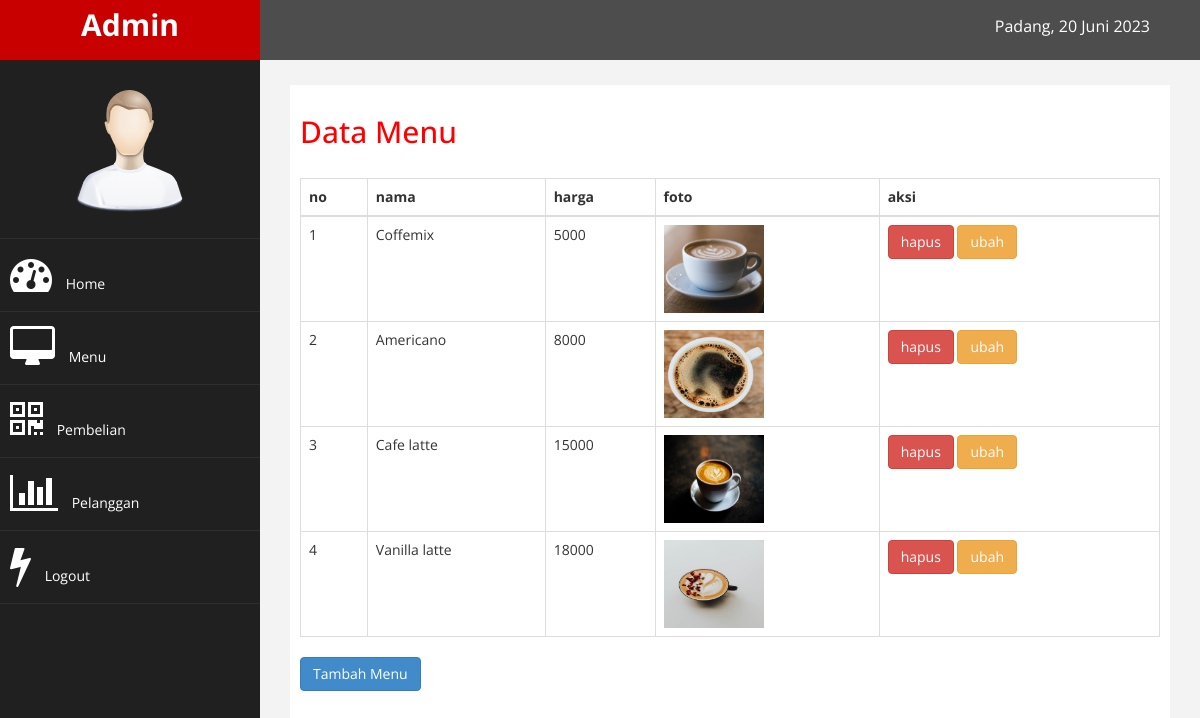
/admin/index.php?halaman=menu (signed in), run on the app's committed database.
### tables this page shows
CREATE TABLE `menu` (
  `id_menu` int(11) NOT NULL,
  `nama_menu` varchar(100) NOT NULL,
  `harga_menu` int(11) NOT NULL,
  `deskripsi_menu` text NOT NULL,
  `gambar` varchar(100) NOT NULL
);

### admin/menu.php (the view)
<h2>Data Menu</h2> <br>
<table class="table table-bordered">
    <thead>
        <tr>
            <th>no</th>
            <th>nama</th>
            <th>harga</th>
            <th>foto</th>
            <th>aksi</th>
        </tr>
    </thead>
    <tbody>
        <?php $nomor=1; ?>
        <?php $ambil=$koneksi->query("SELECT * FROM menu"); ?>
        <?php while($pecah = $ambil->fetch_assoc()){ ?>
        <tr>
            <td><?php echo $nomor; ?></td>
            <td><?php echo $pecah['nama_menu']; ?></td>
            <td><?php echo $pecah['harga_menu']; ?></td>
            <td>
                <img src="../../img/<?php echo $pecah['gambar']; ?>" width="100">
            </td>
            <td>
                <a href="index.php?halaman=hapusmenu&id=<?php echo $pecah['id_menu']; ?>" class="btn-danger btn">hapus</a>
                <a href="index.php?halaman=ubahmenu&id=<?php echo $pecah['id_menu']; ?>" class="btn btn-warning">ubah</a>
            </td>
        </tr>
        <?php $nomor++; ?>
        <?php } ?>
    </tbody>
</table>
<a href="index.php?halaman=tambahmenu" class="btn btn-primary" >Tambah Menu</a>

### admin/index.php (shortened to what this page needs)
<?php
$koneksi = new mysqli("localhost","root","","ujungpandang");
?>
<!DOCTYPE html>
<html xmlns="http://www.w3.org/1999/xhtml">
<head>
    <link href="assets/css/bootstrap.css" rel="stylesheet" />
    <link href="assets/css/font-awesome.css" rel="stylesheet" />
    <link href="assets/js/morris/morris-0.4.3.min.css" rel="stylesheet" />
    <link href="assets/css/custom.css" rel="stylesheet" />
</head>
<body>
    <div id="wrapper">
        <nav class="navbar navbar-default navbar-cls-top " role="navigation" style="margin-bottom: 0">
            <div class="navbar-header">
                <a class="navbar-brand" href="index.html">Admin</a>
            </div>
  <div style="color: white;
padding: 15px 50px 5px 50px;
float: right;
font-size: 16px;"> Padang, 20 Juni 2023 </div>
        </nav>
                <nav class="navbar-default navbar-side" role="navigation">
            <div class="sidebar-collapse">
                <ul class="nav" id="main-menu">
				<li class="text-center">
                    <img src="assets/img/find_user.png" class="user-image img-responsive"/>
					</li>
                    <li><a href="index.php"><i class="fa fa-dashboard fa-3x"></i> Home</a></li>
                    <li><a href="index.php?halaman=menu"><i class="fa fa-desktop fa-3x"></i> Menu</a></li>
                    <li><a href="index.php?halaman=pembelian"><i class="fa fa-qrcode fa-3x"></i> Pembelian</a></li>
                    <li><a href="index.php?halaman=pelanggan"><i class="fa fa-bar-chart-o fa-3x"></i> Pelanggan</a></li>
                    <li><a href="index.php?halaman=logout"><i class="fa fa-bolt fa-3x"></i> Logout</a></li>
                </ul>
            </div>
        </nav>
        <div id="page-wrapper" >
            <div id="page-inner">
                 <?php
                 if (isset($_GET['halaman']))
                 {
                     if ($_GET['halaman']=="menu")
                     {
                         include 'menu.php';
                     }
                     elseif ($_GET['halaman']=="pembelian")
                     {
                         include 'pembelian.php';
                     }
                     elseif ($_GET['halaman']=="pelanggan")
                     {
                         include 'pelanggan.php';
                     }
                     elseif ($_GET['halaman']=="detail")
                     {
                         include 'detail.php';
                     }
                     elseif ($_GET['halaman']=="tambahmenu")
                     {
                         include 'tambahmenu.php';
                     }
                     elseif ($_GET['halaman']=="hapusmenu")
                     {
                         include 'hapusmenu.php';
                     }
                     elseif ($_GET['halaman']=="ubahmenu")
                     {
                         include 'ubahmenu.php';
                     }
                     elseif ($_GET['halaman']=="hapuspelanggan")
                     {
                         include 'hapuspelanggan.php';
                     }
                     elseif ($_GET['halaman']=="logout")
                     {
                         include 'logout.php';
                     }
                 }
                 else
                 {
                     include 'home.php';
                 }
                 ?>
            </div>
            </div>
        </div>
</body>
</html>

### admin/assets/css/custom.css (style rules this page uses)
body { font-family: 'Open Sans', sans-serif; }
#wrapper { width: 100%; background:#202020; }
#page-wrapper { padding: 15px 15px; min-height: 600px; background:#F3F3F3; }
#page-inner { width:100%; margin:10px 20px 10px 0px; background-color:#fff!important; padding:10px; min-height:1200px; }
.text-center { text-align:center; }
h2 { color: #f00; }
.user-image { margin: 25px auto; -webkit-border-radius: 10px; -moz-border-radius: 10px; border-radius: 10px; max-height:170px; max-width:170px; }
.navbar-cls-top .navbar-brand { color: #fff; background: #C90000; width: 260px; text-align: center; height: 60px; font-size: 30px; font-weight: 700; }
.sidebar-collapse , .sidebar-collapse .nav { background:none; }
.sidebar-collapse .nav { padding:0; }
.sidebar-collapse .nav > li > a { color:#fff; background:#202020; text-shadow:none; }
.sidebar-collapse > .nav > li > a { padding:15px 10px; }
.sidebar-collapse > .nav > li { border-bottom: 1px solid rgba(107, 108, 109, 0.19); }
.navbar-side { border:none; background-color: #202020; }
.navbar-cls-top { background:#4D4D4D; border-bottom:none; }
.navbar-default { border:0px solid black; }
.navbar-header { background: #A70303; }
.nav > li > a > i { margin-right:10px; }
@media (min-width:768px) { #page-wrapper { margin: 0 0 0 260px; padding: 15px 30px; min-height: 1200px; } }
@media (min-width:768px) { .navbar-side { z-index: 1; position: absolute; width: 260px; } }
@media (min-width:768px) { .navbar { border-radius: 0px; } }

### data on the page
menu: nama_menu "Coffemix", harga_menu "5000", gambar (picture)
menu: nama_menu "Americano", harga_menu "8000", gambar (picture)
menu: nama_menu "Cafe latte", harga_menu "15000", gambar (picture)
menu: nama_menu "Vanilla latte", harga_menu "18000", gambar (picture)
